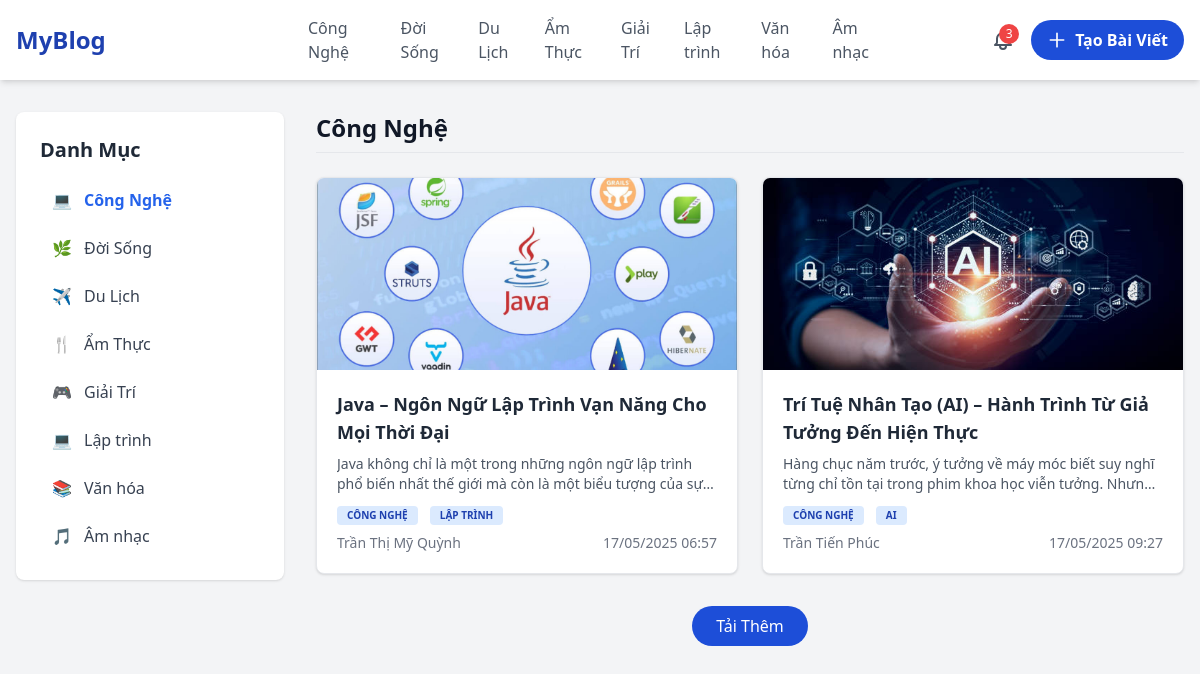
Screenshot of /danhmuc/cong-nghe with the database file from the repository.
### app.py (models this page shows)
class Category(db.Model):
    __tablename__ = 'categories'
    id = db.Column(db.Integer, primary_key=True, autoincrement=True)
    name = db.Column(db.String(50))
    slug = db.Column(db.String(100), unique=True, nullable=False)
    posts = db.relationship('PostCategory', backref='category', lazy=True)

class Post(db.Model):
    __tablename__ = 'posts'
    id = db.Column(db.Integer, primary_key=True, autoincrement=True)
    user_id = db.Column(db.Integer, db.ForeignKey('users.id'), nullable=False)
    title = db.Column(db.String(255))
    slug = db.Column(db.String(255), unique=True, nullable=False)
    content = db.Column(db.Text)
    thumbnail_url = db.Column(db.String(255))
    description = db.Column(db.String(255))
    created_at = db.Column(db.DateTime, default=lambda: datetime.now(UTC))
    view_count = db.Column(db.Integer, default=0)
    status = db.Column(db.Enum('draft', 'published', 'archived', name='status_enum'), default='published')
    deleted_at = db.Column(db.DateTime, nullable=True)
    post_categories = db.relationship('PostCategory', backref='post', cascade="all, delete-orphan", lazy=True)
    comments = db.relationship('Comment', backref='post', cascade="all, delete-orphan", lazy='dynamic')
    tags = db.relationship('Tag', secondary='post_tags', back_populates='posts')

class Tag(db.Model):
    __tablename__ = 'tags'
    id = db.Column(db.Integer, primary_key=True, autoincrement=True)
    name = db.Column(db.String(50), unique=True, nullable=False)
    posts = db.relationship('Post', secondary='post_tags', back_populates='tags')

class User(db.Model):
    __tablename__ = 'users'
    id = db.Column(db.String(36), primary_key=True, default=lambda: str(uuid.uuid4()))
    name = db.Column(db.String(100))
    email = db.Column(db.String(100), unique=True)
    password = db.Column(db.String(100))
    mobile = db.Column(db.String(100))
    avatar_url = db.Column(db.String(255))
    bio = db.Column(db.Text)
    joined_date = db.Column(db.Date, default=date.today)
    posts = db.relationship('Post', backref='user', lazy=True)
    comments = db.relationship('Comment', backref='user', lazy=True)
    messages = db.relationship('Message', back_populates='user', lazy='dynamic')

### app.py (the view)
@app.route('/danhmuc/<string:slug>')
def category(slug):
    category = Category.query.filter_by(slug=slug).first_or_404()
    posts = [pc.post for pc in category.posts if pc.post.deleted_at is None]
    return render_template("category.html" , posts=posts , category=category , slug=slug)

### app.py (called while the page is built)
@app.context_processor
def inject_categories():
    categories = Category.query.all()
    return dict(categories=categories)

### templates/category.html (shortened to what this page needs)
{% extends "base.html" %}
{% block content %}
    <main class="container mx-auto max-w-7xl px-4 py-8 grid grid-cols-1 md:grid-cols-12 gap-8">
        <aside class="md:col-span-3 bg-white shadow p-6 rounded-lg h-fit sticky top-6">
            <h3 class="text-xl font-semibold text-gray-800 mb-4">Danh Mục</h3>
            <ul class="space-y-2 text-base">
                {% for category in categories %}
                    <li>
                        <a href="/danhmuc/{{ category.slug }}"
                           class="flex items-center px-3 py-2 rounded-md transition hover:bg-gray-100
                       {% if category.slug == slug %}text-blue-600 font-semibold{% else %}text-gray-700{% endif %}">
                        <span class="mr-3">
                           {% if category.name == "Công Nghệ" %}💻
                           {% elif category.name == "Đời Sống" %}🌿
                           {% elif category.name == "Du Lịch" %}✈️
                           {% elif category.name == "Ẩm Thực" %}🍴
                           {% elif category.name == "Giải Trí" %}🎮
                           {% elif category.name == "Lập trình" %}💻
                           {% elif category.name == "Văn hóa" %}📚
                           {% elif category.name == "Âm nhạc" %}🎵
                           {% else %}📁
                           {% endif %}
                        </span>
                            {{ category.name }}
                        </a>
                    </li>
                {% endfor %}
            </ul>
        </aside>
        <section class="md:col-span-9">
            <h2 class="text-2xl font-bold text-gray-900 mb-6 border-b pb-2">{{ category.name }}</h2>
            {% if posts|length > 0 %}
                <div class="grid grid-cols-1 sm:grid-cols-2 lg:grid-cols-2 gap-6">
                    {% for i in posts %}
                        <a href="/baiviet/{{ i.slug }}">
                            <div class="bg-white border rounded-lg shadow hover:shadow-lg transition overflow-hidden flex flex-col h-full">
                                <img src="{{ url_for('static', filename= i.thumbnail_url)}}"
                                     class="w-full h-48 object-cover" />
                                <div class="p-5 flex flex-col justify-between flex-1">
                                    <h3 class="text-lg font-semibold text-gray-800 mb-2 hover:text-blue-600 transition">
                                        {{ i.title }}
                                    </h3>
                                    <p class="text-gray-600 text-sm mb-3 line-clamp-2">
                                        {{ i.description|safe }}
                                    </p>
                                    <div class="flex flex-wrap gap-2 mb-2">
                                        {% for tag in i.tags %}
                                            <span style="font-size: 10px" class="bg-blue-100 text-blue-800 font-semibold px-2.5 py-0.5 rounded mr-1 uppercase">
                                        {{ tag.name }}
                                      </span>
                                        {% endfor %}
                                    </div>
                                    <div class="flex justify-between text-sm text-gray-500 mt-auto">
                                        <span>{{ i.user.name if i.user else 'Unknown author' }}</span>
                                        <span>{{ i.created_at.strftime('%d/%m/%Y %H:%M') }}</span>
                                    </div>
                                </div>
                            </div>
                        </a>
                    {% endfor %}
                </div>
                <div class="flex justify-center mt-8">
                    <button id="load-more"
                            class="bg-blue-700 text-white font-medium px-6 py-2 rounded-full hover:bg-blue-800 transition">
                        Tải Thêm
                    </button>
                </div>
            {% else %}
                <div class="text-center text-gray-500 py-10">
                    Không có bài viết nào trong danh mục này.
                </div>
            {% endif %}
        </section>
    </main>
{% endblock %}

### templates/base.html (shortened to what this page needs)
<!DOCTYPE html>
<html lang="en">
<head>
    <link rel="stylesheet" href="{{ url_for('static', filename='style.css') }}" />
    <link href="https://cdn.jsdelivr.net/npm/sweetalert2@11/dist/sweetalert2.min.css" rel="stylesheet">
    <link rel="stylesheet" href="https://cdnjs.cloudflare.com/ajax/libs/font-awesome/6.7.2/css/all.min.css" />
</head>
<body class="bg-gray-100">
    <header class="bg-white shadow-md sticky top-0 z-40">
        <div
                class="container mx-auto max-w-7xl px-4 py-4 grid grid-cols-12 items-center"
        >
            <div class="col-span-3 flex items-center">
                <a href="/trangchu">
                    <h1 class="text-2xl font-bold text-blue-800 cursor-pointer">
                        MyBlog
                    </h1></a
                >
            </div>
            <nav
                    id="nav-menu"
                    class="md:flex col-span-6 justify-center items-center space-x-4 text-base font-medium"
            >
                {% for category in categories %}
                    <a href="/danhmuc/{{ category.slug }}" class="text-gray-600 hover:text-blue-700">
                        {{ category.name }}
                    </a>
                {% endfor %}
            </nav>
            <div class="col-span-3 flex justify-end items-center space-x-4">
                <button class="relative group">
                    <span
                            class="absolute -top-1 -right-1 bg-red-500 text-white text-xs rounded-full h-5 w-5 flex items-center justify-center"
                    >3</span
                    >
                </button>
                <a
                        href="/taobaiviet"
                        class="bg-blue-700 text-white text-base font-semibold px-4 py-2 rounded-full hover:bg-blue-800 hover:shadow-lg transition duration-300 ease-in-out flex items-center"
                >
                    <svg
                            class="w-5 h-5 mr-2"
                            fill="none"
                            stroke="currentColor"
                            viewBox="0 0 24 24"
                    >
                        <path
                                stroke-linecap="round"
                                stroke-linejoin="round"
                                stroke-width="2"
                                d="M12 4v16m8-8H4"
                        />
                    </svg>
                    Tạo Bài Viết
                </a>
            </div>
        </div>
    </header>
    <main>
        {% block content %}{% endblock %}
    </main>
    <script src="https://cdn.tailwindcss.com"></script>
</body>
</html>

### rows the page displays
Category: name "Công Nghệ"
Category: name "Đời Sống"
Category: name "Du Lịch"
Category: name "Ẩm Thực"
Category: name "Giải Trí"
Category: name "Lập trình"
Category: name "Văn hóa"
Category: name "Âm nhạc"
Post: thumbnail_url (picture), title "Java – Ngôn Ngữ Lập Trình Vạn Năng Cho Mọi Thời Đại", description "Java không chỉ là một trong những ngôn ngữ lập trình phổ biến nhất thế giới mà còn là một biểu tượng của…", user "Trần Thị Mỹ Quỳnh", created_at "17/05/2025 06:57"
Tag: name "CÔNG NGHỆ"
Tag: name "LẬP TRÌNH"
Post: thumbnail_url (picture), title "Trí Tuệ Nhân Tạo (AI) – Hành Trình Từ Giả Tưởng Đến Hiện Thực", description "Hàng chục năm trước, ý tưởng về máy móc biết suy nghĩ từng chỉ tồn tại trong phim khoa học viễn tưởng.…", user "Trần Tiến Phúc", created_at "17/05/2025 09:27"
Tag: name "AI"
